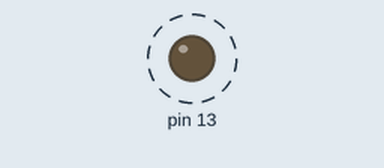
Recording of a sketch running on a simulated Arduino Uno, built with avr-gcc and run on an emulated ATmega328P. On the bench: output pins drawn as LEDs (lit = HIGH). Dashed ring = blinking. What the sketch prints to the serial monitor is not drawn.

Above: at 0.2 s.
Timing chart, 0 to 5.9 s (numbered marks = the images above):
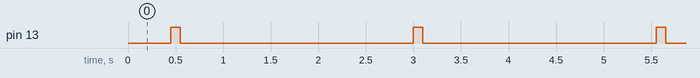

The sketch:

Send.ino
```cpp
#include <RCSwitch.h>

RCSwitch mySwitch = RCSwitch();
static const unsigned long data = 0x2468ACEB;
static char temp[9];

void setup()
{
  Serial.begin(9600);
  pinMode(13, OUTPUT);
  mySwitch.enableTransmit(10);
}

void loop()
{
  mySwitch.send(data, 32);
  Serial.print("Sent 0x");
  sprintf(temp, "%08lX", data);
  Serial.println(temp);

  digitalWrite(13, HIGH);
  delay(100);
  digitalWrite(13, LOW);

  delay(2000);
}
```

Measured:
- by itself, pin 13: alternates HIGH for 0.10 s and LOW for 2.5 s
